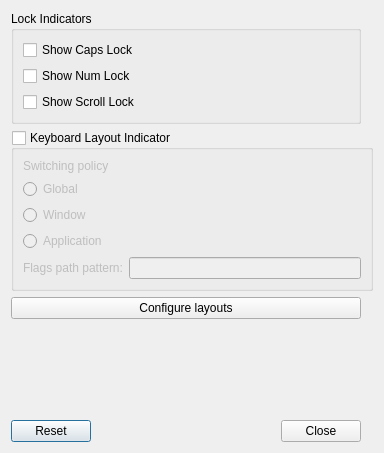
<?xml version="1.0" encoding="UTF-8"?>
<ui version="4.0">
 <class>KbdStateConfig</class>
 <widget class="QDialog" name="KbdStateConfig">
  <property name="geometry">
   <rect>
    <x>0</x>
    <y>0</y>
    <width>384</width>
    <height>453</height>
   </rect>
  </property>
  <property name="windowTitle">
   <string>Keyboard state settings</string>
  </property>
  <layout class="QGridLayout" name="gridLayout_2">
   <item row="4" column="0">
    <layout class="QHBoxLayout" name="horizontalLayout">
     <item>
      <widget class="QDialogButtonBox" name="buttonBox_1">
       <property name="orientation">
        <enum>Qt::Horizontal</enum>
       </property>
       <property name="standardButtons">
        <set>QDialogButtonBox::Reset</set>
       </property>
      </widget>
     </item>
     <item>
      <spacer name="horizontalSpacer">
       <property name="orientation">
        <enum>Qt::Horizontal</enum>
       </property>
       <property name="sizeHint" stdset="0">
        <size>
         <width>40</width>
         <height>20</height>
        </size>
       </property>
      </spacer>
     </item>
     <item>
      <spacer name="horizontalSpacer_2">
       <property name="orientation">
        <enum>Qt::Horizontal</enum>
       </property>
       <property name="sizeHint" stdset="0">
        <size>
         <width>40</width>
         <height>20</height>
        </size>
       </property>
      </spacer>
     </item>
     <item>
      <widget class="QDialogButtonBox" name="buttonBox_2">
       <property name="orientation">
        <enum>Qt::Horizontal</enum>
       </property>
       <property name="standardButtons">
        <set>QDialogButtonBox::Close</set>
       </property>
      </widget>
     </item>
    </layout>
   </item>
   <item row="0" column="0">
    <widget class="QGroupBox" name="leds">
     <property name="title">
      <string>Lock Indicators</string>
     </property>
     <layout class="QVBoxLayout" name="verticalLayout">
      <item>
       <widget class="QCheckBox" name="showCaps">
        <property name="text">
         <string>Show Caps Lock</string>
        </property>
       </widget>
      </item>
      <item>
       <widget class="QCheckBox" name="showNum">
        <property name="text">
         <string>Show Num Lock</string>
        </property>
       </widget>
      </item>
      <item>
       <widget class="QCheckBox" name="showScroll">
        <property name="text">
         <string>Show Scroll Lock</string>
        </property>
       </widget>
      </item>
     </layout>
    </widget>
   </item>
   <item row="1" column="0" colspan="3">
    <widget class="QGroupBox" name="showLayout">
     <property name="title">
      <string>Keyboard Layout Indicator</string>
     </property>
     <property name="checkable">
      <bool>true</bool>
     </property>
     <property name="checked">
      <bool>false</bool>
     </property>
     <layout class="QGridLayout" name="gridLayout">
      <item row="0" column="0" colspan="2">
       <widget class="QLabel" name="policyLabel">
        <property name="text">
         <string>Switching policy</string>
        </property>
       </widget>
      </item>
      <item row="1" column="0" colspan="2">
       <widget class="QRadioButton" name="switchGlobal">
        <property name="text">
         <string>Global</string>
        </property>
        <attribute name="buttonGroup">
         <string notr="true">modes</string>
        </attribute>
       </widget>
      </item>
      <item row="2" column="0" colspan="2">
       <widget class="QRadioButton" name="switchWindow">
        <property name="text">
         <string>Window</string>
        </property>
        <attribute name="buttonGroup">
         <string notr="true">modes</string>
        </attribute>
       </widget>
      </item>
      <item row="3" column="0" colspan="2">
       <widget class="QRadioButton" name="switchApplication">
        <property name="text">
         <string>Application</string>
        </property>
        <attribute name="buttonGroup">
         <string notr="true">modes</string>
        </attribute>
       </widget>
      </item>
      <item row="4" column="0">
       <widget class="QLabel" name="label">
        <property name="text">
         <string>Flags path pattern:</string>
        </property>
       </widget>
      </item>
      <item row="4" column="1">
       <widget class="QLineEdit" name="layoutFlagPattern">
        <property name="toolTip">
         <string>File path pattern for country flags. Must contain &lt;strong&gt;%1&lt;/strong&gt; which is replaced by the two letter ISO country code (lower case).&lt;br&gt;&lt;br&gt;Example: /usr/share/iso-flags-svg/country-squared/%1.svg</string>
        </property>
       </widget>
      </item>
     </layout>
    </widget>
   </item>
   <item row="2" column="0">
    <widget class="QPushButton" name="configureLayouts">
     <property name="text">
      <string>Configure layouts</string>
     </property>
    </widget>
   </item>
   <item row="3" column="0">
    <spacer name="verticalSpacer">
     <property name="orientation">
      <enum>Qt::Vertical</enum>
     </property>
     <property name="sizeHint" stdset="0">
      <size>
       <width>20</width>
       <height>40</height>
      </size>
     </property>
    </spacer>
   </item>
  </layout>
 </widget>
 <resources/>
 <connections>
  <connection>
   <sender>buttonBox_1</sender>
   <signal>accepted()</signal>
   <receiver>KbdStateConfig</receiver>
   <slot>accept()</slot>
   <hints>
    <hint type="sourcelabel">
     <x>248</x>
     <y>254</y>
    </hint>
    <hint type="destinationlabel">
     <x>157</x>
     <y>274</y>
    </hint>
   </hints>
  </connection>
  <connection>
   <sender>buttonBox_1</sender>
   <signal>rejected()</signal>
   <receiver>KbdStateConfig</receiver>
   <slot>reject()</slot>
   <hints>
    <hint type="sourcelabel">
     <x>316</x>
     <y>260</y>
    </hint>
    <hint type="destinationlabel">
     <x>286</x>
     <y>274</y>
    </hint>
   </hints>
  </connection>
 </connections>
 <buttongroups>
  <buttongroup name="modes"/>
 </buttongroups>
</ui>
